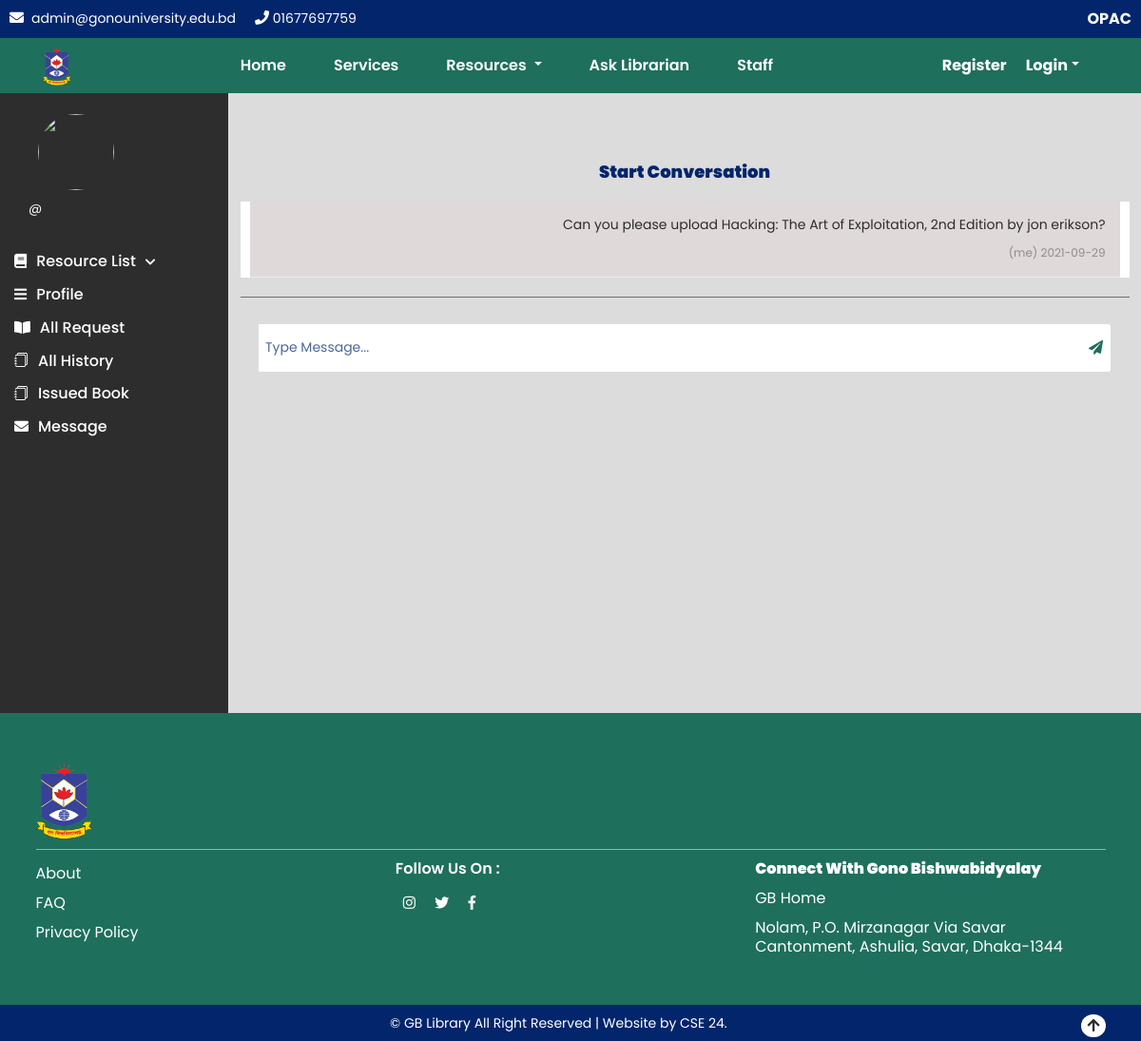
The app's page /allmessage.php with its own data.
### tables this page shows
CREATE TABLE `tbl_message` (
  `id` int(11) NOT NULL,
  `fromId` int(11) NOT NULL,
  `toId` int(11) NOT NULL,
  `message` text NOT NULL,
  `parrentId` int(11) NOT NULL,
  `type` varchar(50) NOT NULL,
  `timeStamp` date NOT NULL,
  `seen` int(11) NOT NULL
);

### lib/session.php (called while the page is built, shortened)
<?php
    class Session{
     public static function get($key){
      if (isset($_SESSION[$key])) {
       return $_SESSION[$key];
      } else {
       return false;
      }
     }
    }
    ?>

### lib/database.php (called while the page is built, shortened)
<?php
Class Database{
 public $host   = DB_HOST;
 public $user   = DB_USER;
 public $pass   = DB_PASS;
 public $dbname = DB_NAME;
 public $link;
private function connectDB(){
 $this->link = new mysqli($this->host, $this->user, $this->pass,
  $this->dbname);
 }
public function select($query){
  $result = $this->link->query($query) or
   die($this->link->error.__LINE__);
  if($result->num_rows > 0){
    return $result;
  } else {
    return false;
    echo "not connected";
  }
 }
 public function update($query){
 $update_row = $this->link->query($query) or
   die($this->link->error.__LINE__);
 if($update_row){
  return $update_row;
 } else {
  return false;
  }
 }
}

### classes/messageClass.php (called while the page is built, shortened)
<?php
class MessageClasses{
		private $db;
		function __construct()
		{
			$this->db = new Database();
		}
        public function getAllmessage($id){
            $query = "SELECT * FROM tbl_message WHERE fromId='$id' OR toId='$id'";
            $result = $this->db->select($query);
            if ($result) {
                if (!$result && mysqli_num_rows($result)<0) {
                    return false;
                }elseif($result){
                    $query = "UPDATE tbl_message SET seen=1 WHERE fromId='$id' OR toId='$id'";
                    return $result;
                }
                else{
                    return false;
                }
            } else {
                return false;
            }
        }
}
?>

### allmessage.php (the view, shortened to what this page needs)
<?php include "./inc/header.php" ?>
<?php
    include "./classes/messageClass.php";
    $bk = new MessageClasses();
    $id =Session::get('Uid');
    $getMessages = $bk->getAllmessage($id);
?>
<div class="sidebar">
  <div class="sidebar-brand">
    <div class="profilehere" onclick="location.href='profile.php';">
      <img src="<?php echo Session::get('Uimage') ?>" alt="<?php echo Session::get('Uuser') ?>">
    </div>
    <div class="namepart">
      <div class="sideusername"><?php echo "@".Session::get('Uname') ?></div>
    </div>
  </div>
  <div class="sidebarmenu">
    <ul class="nav" id="nav_accordion">
      <li class="nav-item">
        <a class="nav-link" href="#"><i class="fas fa-book"></i><span>Resource List</span><i
            class="fas fa-chevron-down ms-3 fa-xs"></i></a>
      </li>
      <li class="nav-item">
        <a class="nav-link" href="profile.php" aria-current="page"><i class="fas fa-bars"></i><span>Profile</span></a>
      </li>
      <li class="nav-item">
        <a class="nav-link" href="returnstatus.php" aria-current="page"><i class="fas fa-book-open"></i><span>All Request</span></a>
      </li>
      <li class="nav-item">
        <a class="nav-link" href="allhistory.php" aria-current="page"><i class="bi bi-journals"></i><span>All History</span></a>
      </li>
      <li class="nav-item">
          <a class="nav-link" href="issuelist.php" aria-current="page"><i class="bi bi-journals"></i><span>Issued Book</span></a>
      </li>
      <li class="nav-item">
        <a class="nav-link" href="allmessage.php" aria-current="page"><i class="fas fa-envelope"></i><span>Message</span></a>
      </li>
    </ul>
  </div>
</div>
<main>
  <div class="container-fluid allitem" id="maindash">
    <h3 class="start">Start Conversation</h3>
    <div class="texthereall">
    <ul>
            <?php
                if (isset($getMessages) && $getMessages!=false) {
                    while ($msg=$getMessages->fetch_assoc()) {
            ?>
            <?php
                if ($msg['fromId']==$id) {
            ?>
                <li style="text-align:left;margin: 12px 10px;padding: 15px;border-bottom: 1px solid #ece8e8;">
                    <p><?php echo $msg['message'] ?></p>
                    <?php echo $msg['toId']==0?'<span style="font-size:12px;color: #3d3d3c7d;">(me) </span>':''; ?>
                    <span style="font-size:12px;color: #3d3d3c7d;"><?php echo $msg['timeStamp'] ?></span>
                </li>
            <?php
                } else {
            ?>
                <li style="text-align:right;background:#DFD9D9;margin: 12px 10px;padding: 15px;border-bottom: 1px solid #ece8e8;">
                    <p><?php echo $msg['message'] ?></p>
                    <?php echo $msg['toId']==0?'<span style="font-size:12px;color: #3d3d3c7d;">(me) </span>':''; ?>
                    <span style="font-size:12px;color: #3d3d3c7d;"><?php echo $msg['timeStamp'] ?></span>
                </li>
            <?php
                }
            ?>
            <?php
                    }
                }
            ?>
        </ul>
    </div>
    <div class="typesend">
      <form action="" method="POST">
        <div class="input-group">
          <input type="text" class="form-control type" style="height:50px;" placeholder="Type Message..." name="msg" aria-label="Type Message..."
            aria-describedby="addon-wrapping">
          <button type="submit" name="sendMessage" class="input-group-text send" id="addon-wrapping"><i class="fas fa-paper-plane"></i></button>
        </div>
      </form>
    </div>
  </div>
  </div>
<?php include "./inc/footer.php" ?>

### assets/css/style.css (style rules this page uses)
:root { --bg-color:#DCDCDD; --blue:#03256C; --green: #1E6F5C; --sky:#B8C6E2; --white:#ffffff; --black:#2D2D2D; }
* { margin: 0; padding: 0; box-sizing: border-box; list-style: none; text-decoration: none; }
html { font-size: 62.5%; scroll-behavior: smooth; }
body { font-family: Poppins; text-rendering: optimizeLegibility; line-height: 1.3; font-size: 1.6rem; background-color: var(--bg-color); color: var(--black); overflow-x: hidden; }
p { font-size: 1.4rem; }
i { font-size: 1.5rem; }
.sidebar { width: 20%; position: fixed; left: 0; top: 0; height: 100%; z-index: 10; background: var(--black); transition: width 300ms; padding-top: 8rem; }
.namepart { margin: 3rem 0rem 3rem 3rem; }
.sideusername { color: var(--white); font-size: 1.4rem; }
.sidebarmenu li { width: 100%; }
.sidebarmenu ul li i { padding-right: 1rem; }
.sidebarmenu { margin-top: 1rem; }
.sidebar { -ms-overflow-style: none; scrollbar-width: none; overflow-y: scroll; }
.sidebarmenu a { padding-left: 1rem; display: block; color: var(--white); }
main { padding: 0rem 0.5rem 5rem 0.5rem; background: var(--bg-color); min-height: calc(100vh - 9rem); left: 20%; position: relative; width: 80%; }
.profilehere, .profilehere img { position: relative; width: 8rem; height: 8rem; border-radius: 50%; margin: 2rem 0rem 0rem 2rem; cursor: pointer; }
a:link { text-decoration: none!important; cursor: pointer; }
.sidebar ul li a { font-weight: 500; color: var(--white); padding: .7rem 1.5rem; }
ul { padding-left: 0; }
ul li i { padding-right: 1rem; }
.allitem { padding-top: 10rem; }
form { margin: 2rem 0; }
.texthereall { background-color: var(--white); }
.start { text-align: center; color: var(--blue); font-weight: 900; margin-bottom: 1rem; }
@media only screen and (max-width: 1335.98px) { .start { margin-top: 3rem; margin-bottom: 2rem; font-size: 1.8rem; } }
.typesend { border-top: .1rem solid #707070; padding: .8rem 2rem; margin-top: 2rem; }
.type { font-size: 1.4rem; border: none; }
.type::placeholder { color: rgba(3, 37, 108, .7); }
.send { float: right; color: var(--green); border: none; background-color: var(--white); }

### records on screen
tbl_message: message "Can you please upload Hacking: The Art of Exploitation, 2nd Edition by jon erikson?", toId "(me)", timeStamp "2021-09-29"
